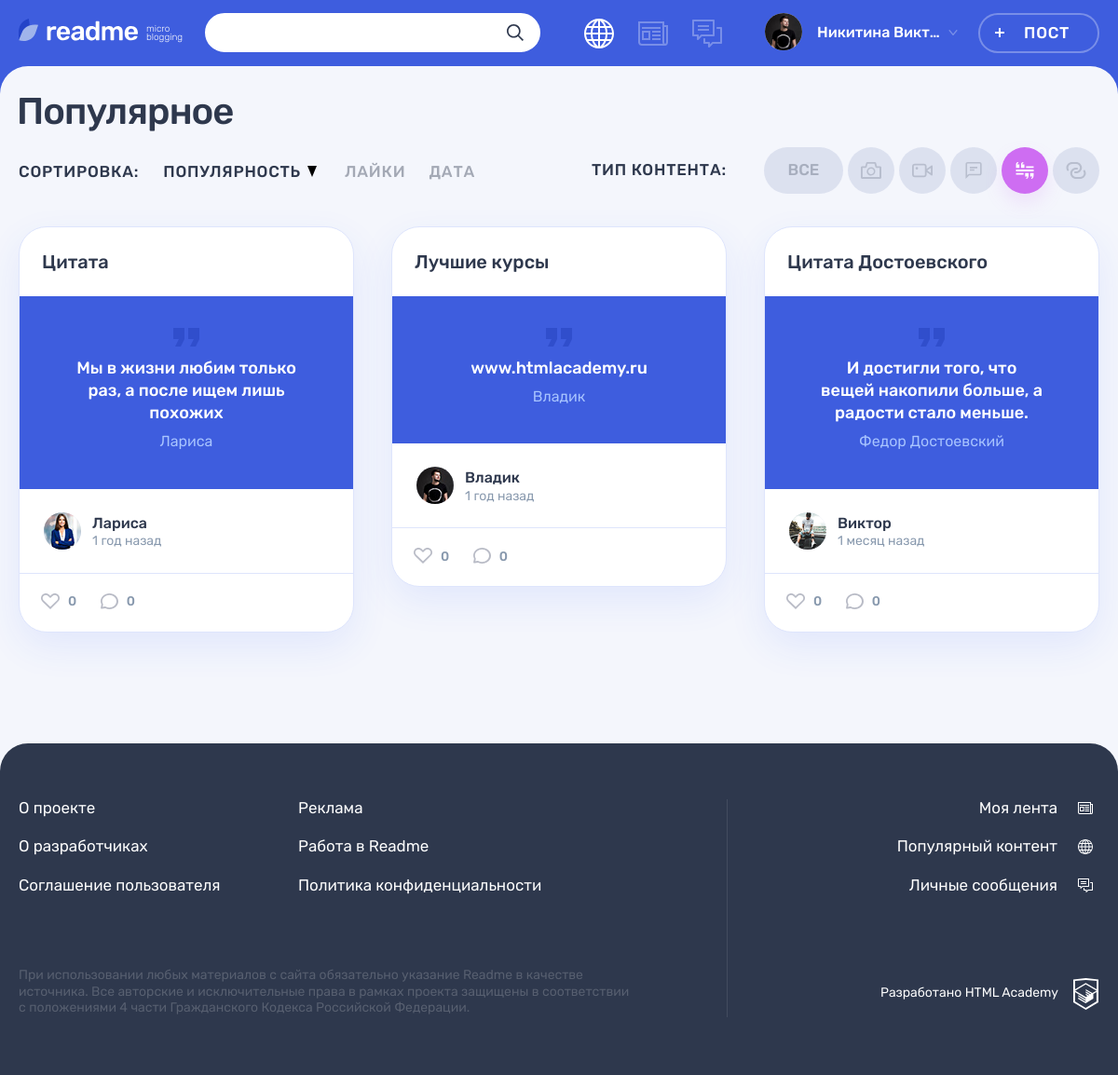
The app's page /?categ_chosen=4&sort_by=popularity with its own data.
### tables this page shows
CREATE TABLE IF NOT EXISTS category (
	id INT AUTO_INCREMENT PRIMARY KEY,
	category VARCHAR(20) comment 'Наименование типа контента',
	category_name VARCHAR(20) COMMENT 'Имя класса',
	category_w TINYINT COMMENT 'Ширина иконки',
	category_h TINYINT COMMENT 'Высота иконки'
) COMMENT 'Тип контента';

CREATE TABLE IF NOT EXISTS post (
	id INT AUTO_INCREMENT PRIMARY KEY,
	dt_add DATETIME DEFAULT CURRENT_TIMESTAMP,
	p_title VARCHAR(255) NOT NULL,
	p_content TEXT,
	author VARCHAR(128) COMMENT 'Автор цитаты: задаётся пользователем',
	p_img VARCHAR(255) COMMENT 'Изображение: ссылка на сохранённый файл изображения',
	p_video VARCHAR(255) COMMENT 'Видео: ссылка на видео с youtube',
	p_link VARCHAR(255) COMMENT 'Ссылка: ссылка на сайт, задаётся пользователем;',
	user_id INT NOT NULL COMMENT 'Автор поста. Поле связи с user.id',
	category_id INT NOT NULL COMMENT 'Контент/категория поста. Поле связи с category.id',
	view_count INT UNSIGNED DEFAULT 0,
	FOREIGN KEY (user_id) REFERENCES user (id),
	FOREIGN KEY (category_id) REFERENCES category (id)
) COMMENT 'Посты';

CREATE TABLE IF NOT EXISTS user (
	id INT AUTO_INCREMENT PRIMARY KEY,
	dt_add DATETIME DEFAULT CURRENT_TIMESTAMP,
	email VARCHAR(128) NOT NULL UNIQUE,
	login VARCHAR(50) NOT NULL,
	password VARCHAR(255) NOT NULL,
	avatar VARCHAR(255)
) COMMENT 'Зарегистрированные пользователи';

### helpers.php (called while the page is built, shortened)
<?php
function get_noun_plural_form(int $number, string $one, string $two, string $many): string
{
    $number = (int)$number;
    $mod10 = $number % 10;
    $mod100 = $number % 100;
    switch (true) {
        case ($mod10 === 1):
            return $one;
    }
}
function include_template($name, array $data = [])
{
    $name = 'templates/' . $name;
    extract($data);
    require $name;
    $result = ob_get_clean();
    return $result;
}

### functions.php (called while the page is built, shortened)
<?php
function get_interval ($date, $is_ago = false) {
    $cur_date = date_create("now");
    $date = date_create($date);
    $date_string = $date->format(DATE_FORMAT_ORIGINAL);
    $cur_date_string = $cur_date->format(DATE_FORMAT_ORIGINAL);
    $diff = date_diff($date, $cur_date);
    $days = $diff->days;
    $days_in_week = 7;
    $days_in_5weeks = 35;
    $days_in_year = 365;
    if ($cur_date_string > $date_string) {
        if ($days < 1) {
            $hours = $diff->h;
            if (1 <= $hours) {
                $time_count = $hours . " час" . get_noun_plural_form($hours, '', 'а', 'ов');
            } else {
                $minuts = $diff->i;
                $time_count = $minuts . " минут" . get_noun_plural_form($minuts, 'у', 'ы', '');
            }
        } elseif ($days >= 1) {
            if ($days < $days_in_week) {
                $time_count = $days . " " . get_noun_plural_form($days, 'день', 'дня', 'дней');
            } elseif ($days_in_week <= $days and $days < $days_in_5weeks) {
                $weeks = floor($days / $days_in_week);
                $time_count = $weeks . " недел" . get_noun_plural_form($weeks, 'ю', 'и', 'ь');
            } elseif ($days_in_5weeks <= $days and $days < $days_in_year) {
                $months = $diff->m;
                $time_count = $months . " месяц" . get_noun_plural_form($months, '', 'а', 'ев');
            } elseif ($days_in_year <= $days) {
                $years = $diff->y;
                $time_count = $years . " " . get_noun_plural_form($years, 'год', 'года', 'лет');
            }
        }
        if ($is_ago) {
            $time_count .= " назад";
        }
    } elseif ($cur_date_string === $date_string) {
        $time_count = "только что";
    } else {
        $time_count = $date_string . " - дата в будущем";
    }
    return $time_count;
}
function get_result ($db_link, $query, $mode = 2) {
    $result = mysqli_query($db_link, $query);
    $rows = mysqli_num_rows($result);
    if ($rows) {
        if ($mode === 1) {
            $array = mysqli_fetch_array($result);
            $array = $array[0];
        } elseif ($mode === 2) {
            $array = mysqli_fetch_all($result, MYSQLI_ASSOC);
        } elseif ($mode === 3) {
            $array = mysqli_fetch_assoc($result);
        } elseif ($mode === 4) {
            $array = mysqli_fetch_all($result);
            $array = array_column($array, 0);
        } else {
            exit('Неверный mode');
        }
    } else {
        $array = [];
    }
    return $array;
}
function get_сategories($db_link) {
    $query = 'SELECT * FROM category ORDER BY id';
    return get_result($db_link, $query);
}

### templates/main.php (the view, shortened to what this page needs)
<section class="page__main page__main--popular">
    <div class="container">
        <h1 class="page__title page__title--popular">Популярное</h1>
    </div>
    <div class="popular container">
        <div class="popular__filters-wrapper">
            <div class="popular__sorting sorting">
                <b class="popular__sorting-caption sorting__caption">Сортировка:</b>
                <ul class="popular__sorting-list sorting__list">
                    <?php foreach (SORTING as $key => $sorting_item): ?>
                    <li class="sorting__item<?= $key === $sort_chosen ? ' sorting__item--popular' : ''; ?>">
                        <a class="sorting__link<?= $key === $sort_chosen ? ' sorting__link--active' : ''; ?>" href="/?sort_by=<?= $key . '&categ_chosen=' . $categ_chosen ?>">
                            <span><?= $sorting_item; ?></span>
                            <svg class="sorting__icon" width="10" height="12">
                                <use xlink:href="#icon-sort"></use>
                            </svg>
                        </a>
                    </li>
                    <?php endforeach; ?>
                </ul>
            </div>
            <div class="popular__filters filters">
                <b class="popular__filters-caption filters__caption">Тип контента:</b>
                <ul class="popular__filters-list filters__list">
                    <li class="popular__filters-item filters__item filters__item--all popular__filters-item--all">
                        <a class="filters__button filters__button--ellipse filters__button--all<?= $categ_chosen === 0 ? ' filters__button--active' : ''; ?>" href="/">
                            <span>Все</span>
                        </a>
                    </li>
                    <?php foreach ($categories as $categ): ?>
                    <li class="popular__filters-item filters__item">
                     	<a class="filters__button filters__button--<?= $categ['category']; ?> button <?= $categ['id'] == $categ_chosen ? ' filters__button--active' : ''; ?>" href="/?categ_chosen=<?= $categ['id'] . '&sort_by=' . $sort_chosen ?>">
                     		<svg class="filters__icon" width="22" height="18">
                                <use xlink:href="#icon-filter-<?= $categ['category']; ?>"></use>
                            </svg>
                     	</a>
                     </li>
                    <?php endforeach; ?>
                </ul>
            </div>
        </div>
        <div class="popular__posts">
    		<?php foreach ($posts as $post):
    		      $href = '/post.php?post_id=' . $post['id'];
    		?>
            <article class="popular__post post post-<?= $post['category']; ?>">
                <header class="post__header">
                    <h2><a href="<?= $href; ?>"><?= $post['p_title']; ?></a></h2>
                </header>
                <div class="post__main">
	    		<?php switch ("post-" . $post['category']):
                        case 'post-photo': ?>
                    	<?php break;
                          case 'post-quote': ?>
                    <blockquote>
                    	<p><?= $post['p_content']; ?></p>
                    	<cite><?= $post['author']; ?></cite>
                    </blockquote>
          	    		<?php break;
                          case 'post-link': ?>
                    	<?php break;
                endswitch; ?>
                </div>
                <footer class="post__footer">
                    <div class="post__author">
                        <a class="post__author-link" href="#" title="Автор">
                            <div class="post__avatar-wrapper">
                                <img class="post__author-avatar" src="img/<?= $post['avatar']; ?>" alt="Аватар пользователя">
                            </div>
                            <div class="post__info">
                                <b class="post__author-name"><?= $post['login']; ?></b>
                                <time class="post__time" title="<?= $post['date_title']; ?>" datetime="<?= $post['dt_add']; ?>"><?= $post['date_interval']; ?></time>
                            </div>
                        </a>
                    </div>
                    <div class="post__indicators">
                        <div class="post__buttons">
                            <a class="post__indicator post__indicator--likes button" href="#" title="Лайк">
                                <svg class="post__indicator-icon" width="20" height="17">
                                    <use xlink:href="#icon-heart"></use>
                                </svg>
                                <span><?= $post['likes_count']; ?></span>
                            </a>
                            <a class="post__indicator post__indicator--comments button" href="#" title="Комментарии">
                                <svg class="post__indicator-icon" width="19" height="17">
                                    <use xlink:href="#icon-comment"></use>
                                </svg>
                                <span><?= $post['comments_count']; ?></span>
                            </a>
                        </div>
                    </div>
                </footer>
            </article>
            <?php endforeach; ?>
        </div>
    </div>
</section>

### records on screen
post: p_title "Цитата", p_content "Мы в жизни любим только раз, а после ищем лишь похожих", author "Лариса", user.avatar (picture), user.login "Лариса", date_interval "1 год назад", likes_count "0", comments_count "0"
post: p_title "Лучшие курсы", p_content "www.htmlacademy.ru", author "Владик", user.avatar (picture), user.login "Владик", date_interval "1 год назад", likes_count "0", comments_count "0"
post: p_title "Цитата Достоевского", p_content "И достигли того, что вещей накопили больше, а радости стало меньше.", author "Федор Достоевский", user.avatar (picture), user.login "Виктор", date_interval "1 месяц назад", likes_count "0", comments_count "0"

### other values on screen
$user_name "Никитина Викт…"
$sorting_item "ПОПУЛЯРНОСТЬ"
$sorting_item "ЛАЙКИ"
$sorting_item "ДАТА"
